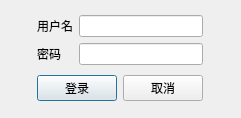
<?xml version="1.0" encoding="UTF-8"?>
<ui version="4.0">
 <class>LoginDialog</class>
 <widget class="QDialog" name="LoginDialog">
  <property name="geometry">
   <rect>
    <x>0</x>
    <y>0</y>
    <width>241</width>
    <height>118</height>
   </rect>
  </property>
  <property name="windowTitle">
   <string>登录信息</string>
  </property>
  <property name="modal">
   <bool>true</bool>
  </property>
  <layout class="QHBoxLayout" name="horizontalLayout">
   <item>
    <layout class="QGridLayout" name="gridLayout_2">
     <item row="0" column="0" colspan="2">
      <layout class="QGridLayout" name="gridLayout">
       <item row="0" column="0">
        <widget class="QLabel" name="label">
         <property name="sizePolicy">
          <sizepolicy hsizetype="Fixed" vsizetype="Preferred">
           <horstretch>0</horstretch>
           <verstretch>0</verstretch>
          </sizepolicy>
         </property>
         <property name="text">
          <string>用户名</string>
         </property>
        </widget>
       </item>
       <item row="0" column="1">
        <widget class="QLineEdit" name="editUser"/>
       </item>
       <item row="1" column="0">
        <widget class="QLabel" name="label_2">
         <property name="sizePolicy">
          <sizepolicy hsizetype="Fixed" vsizetype="Preferred">
           <horstretch>0</horstretch>
           <verstretch>0</verstretch>
          </sizepolicy>
         </property>
         <property name="text">
          <string>密码</string>
         </property>
        </widget>
       </item>
       <item row="1" column="1">
        <widget class="QLineEdit" name="editPassword">
         <property name="echoMode">
          <enum>QLineEdit::Password</enum>
         </property>
        </widget>
       </item>
      </layout>
     </item>
     <item row="1" column="0">
      <widget class="QPushButton" name="btnOK">
       <property name="sizePolicy">
        <sizepolicy hsizetype="Fixed" vsizetype="Fixed">
         <horstretch>0</horstretch>
         <verstretch>0</verstretch>
        </sizepolicy>
       </property>
       <property name="text">
        <string>登录</string>
       </property>
      </widget>
     </item>
     <item row="1" column="1">
      <widget class="QPushButton" name="btnCancel">
       <property name="sizePolicy">
        <sizepolicy hsizetype="Fixed" vsizetype="Fixed">
         <horstretch>0</horstretch>
         <verstretch>0</verstretch>
        </sizepolicy>
       </property>
       <property name="text">
        <string>取消</string>
       </property>
      </widget>
     </item>
    </layout>
   </item>
  </layout>
 </widget>
 <resources/>
 <connections>
  <connection>
   <sender>btnCancel</sender>
   <signal>clicked()</signal>
   <receiver>LoginDialog</receiver>
   <slot>reject()</slot>
   <hints>
    <hint type="sourcelabel">
     <x>171</x>
     <y>97</y>
    </hint>
    <hint type="destinationlabel">
     <x>120</x>
     <y>58</y>
    </hint>
   </hints>
  </connection>
 </connections>
</ui>
